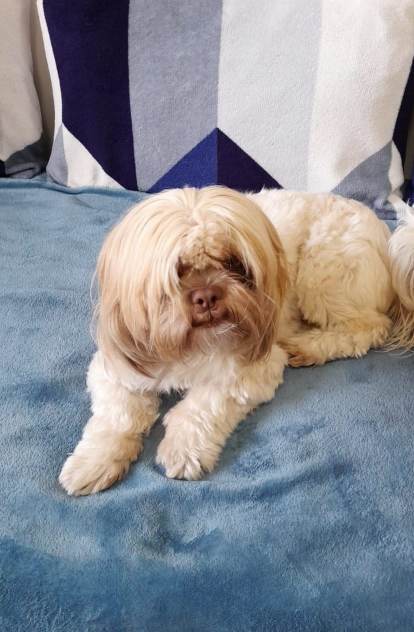
#> input picture Bruno/Alex/Alex.jpeg, 828 x 1264 px, found by its file name (shown at 1/2 size)
$ python Reconhecimento.py
#> lines starting #> are read from the running program, lines starting #| are printed output that depends on the picture
import numpy as np
import cv2
from matplotlib import pyplot as plt
import imutils

# Carrega a imagem para identificar o cão

img = cv2.imread('Alex\Alex.jpeg')
#> img is the input picture: shape (1264, 828, 3); mean B, G, R 148.1, 142, 140.8
# img = cv2.imread('Mary\Mary.bmp')
# img = cv2.imread('Max\Max.bmp')
# img = cv2.imread('Romeu\Romeu.bmp')

# Deixa a imagem cinza e realiza o resize
# gray_img
gray_img = cv2.cvtColor(img, cv2.COLOR_BGR2GRAY)
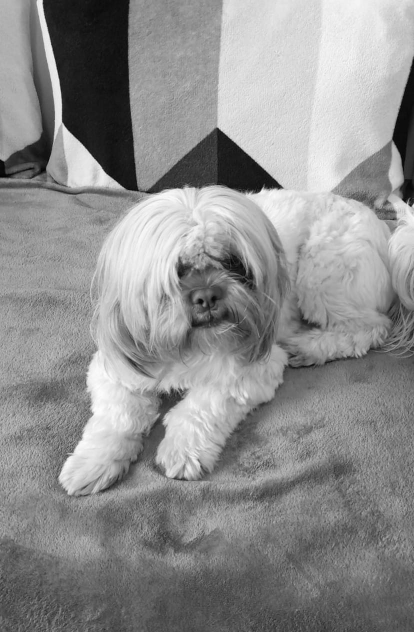
#> gray_img: shape (1264, 828) (shown at 1/2 size); min 0, max 254, mean 142.4
face = imutils.resize(gray_img, width=550)
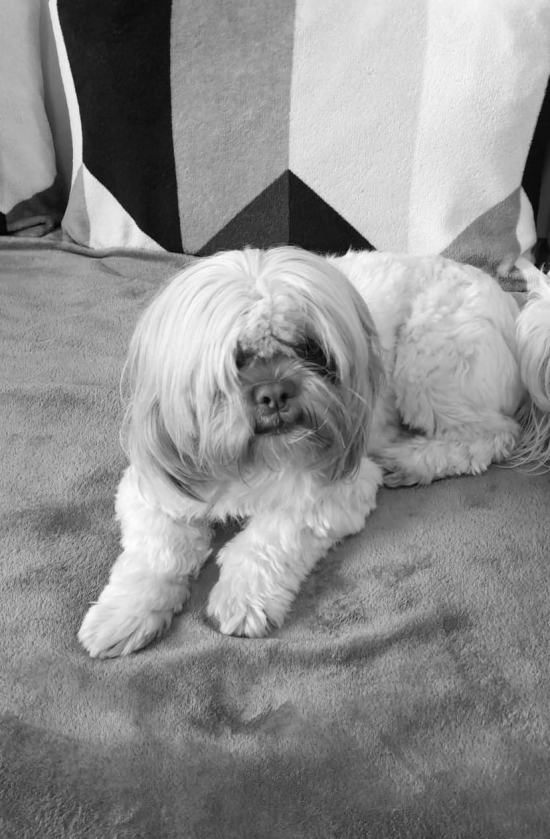
#> face: shape (839, 550); min 2, max 254, mean 142.4

# Carrega o xml com o treinamento
haar_cascade = cv2.CascadeClassifier('XML\mydogdetector.xml')

#> (the run stopped early here; a loop or call above may not have finished)

$ run again, with Bruno/Mary/Mary.bmp saved as Bruno/Alex/Alex.jpeg
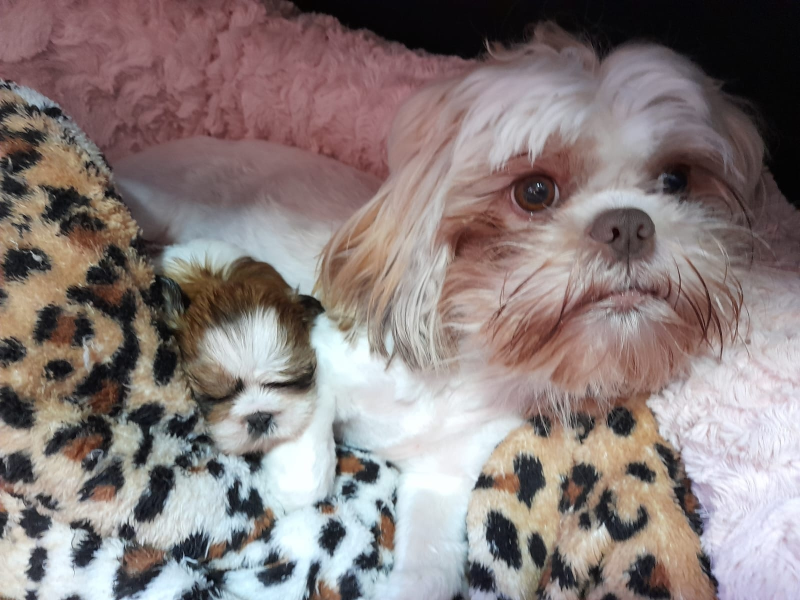
#> input picture Bruno/Mary/Mary.bmp, 1600 x 1200 px, found by its file name (shown at 1/2 size)
#> img is the input picture: shape (1200, 1600, 3); mean B, G, R 124.2, 125.4, 137.2
#> `gray_img = cv2.cvtColor(img, cv2.COLOR_BGR2GRAY)`:
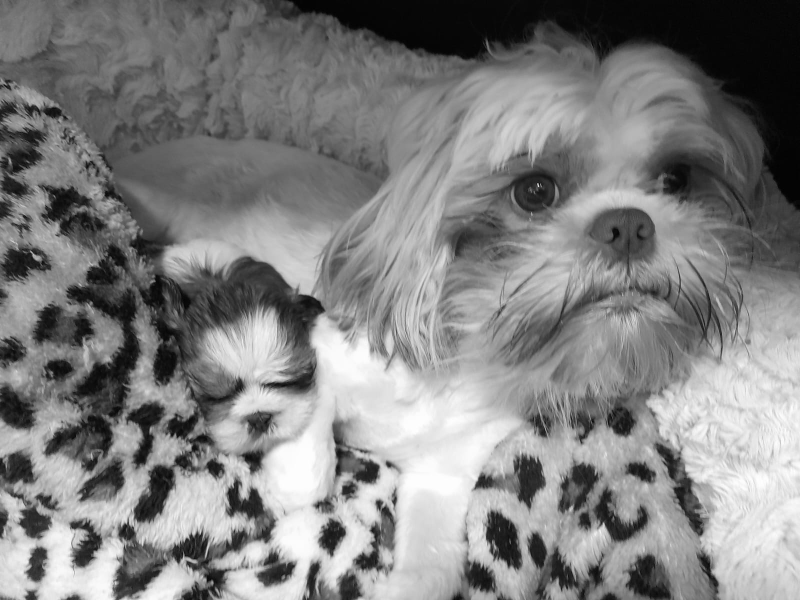
#> gray_img: shape (1200, 1600) (shown at 1/2 size); min 0, max 255, mean 128.8
#> `face = imutils.resize(gray_img, width=550)`:
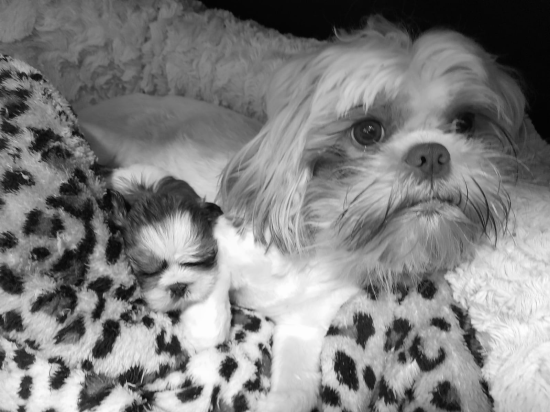
#> face: shape (412, 550); min 3, max 254, mean 128.8

$ run again, with Bruno/Max/Max.bmp saved as Bruno/Alex/Alex.jpeg
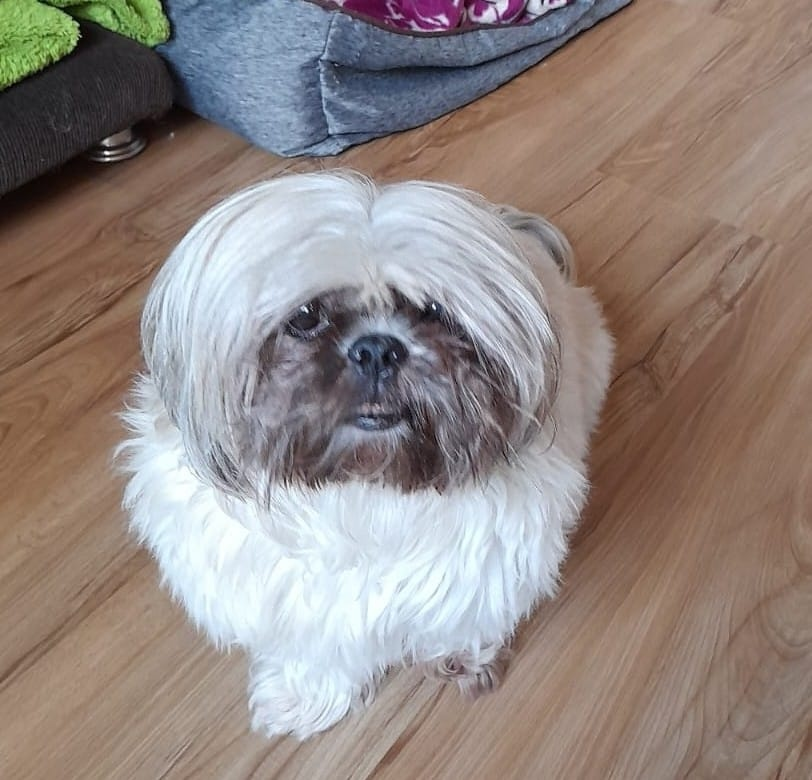
#> input picture Bruno/Max/Max.bmp, 812 x 780 px, found by its file name
#> img is the input picture: shape (780, 812, 3); mean B, G, R 130.6, 135.3, 146.7
#> `gray_img = cv2.cvtColor(img, cv2.COLOR_BGR2GRAY)`:
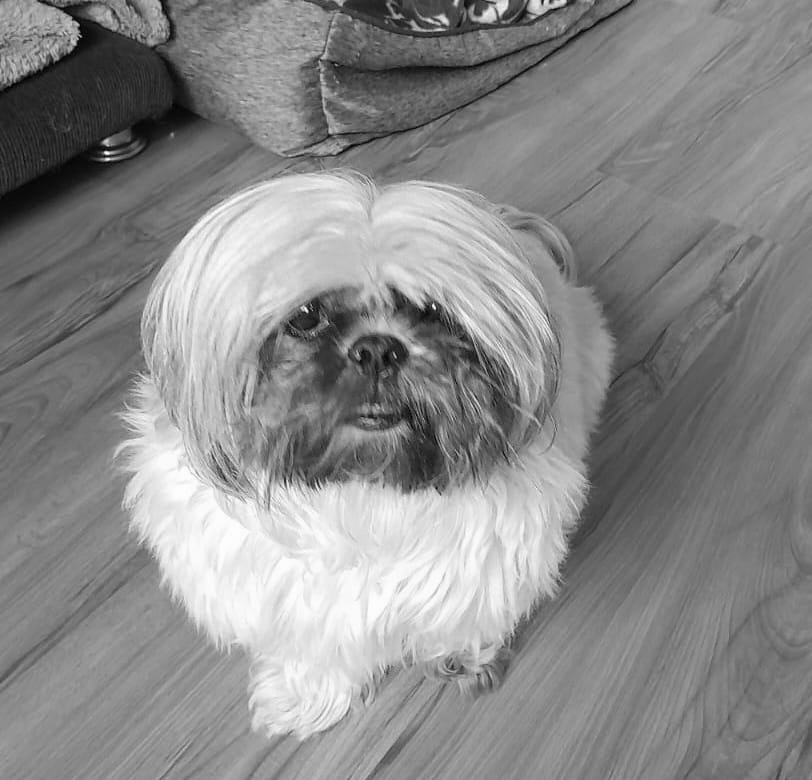
#> gray_img: shape (780, 812); min 0, max 254, mean 138.2
